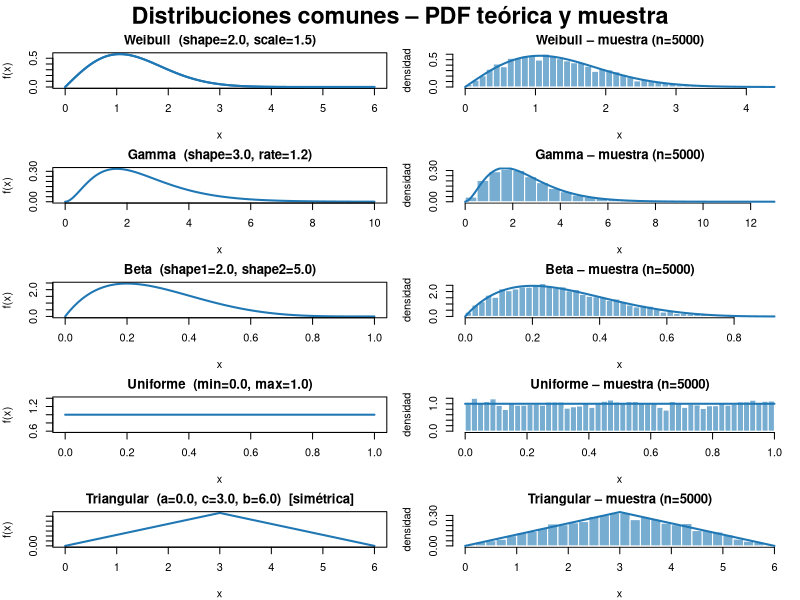
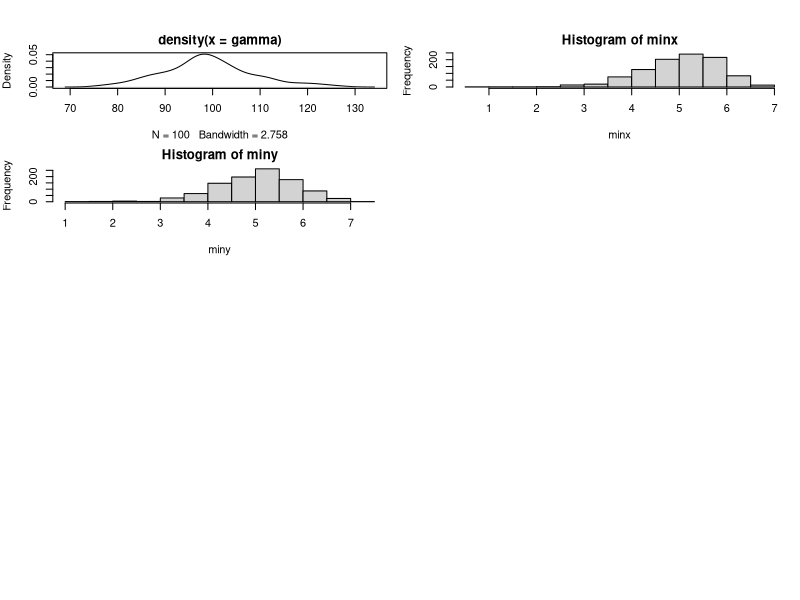

Here is the R script that generated these plots, in order:










set.seed(10)
m1<-rnorm(40,10,2)
m2<-rnorm(37,10,2)
m3<-rnorm(42,11,5)
t.test(m1,m2,alternative = "two.sided", conflevel = 0.9)

#para  ANOVA
datos <- data.frame(valor = c(m1, m2, m3), grupo = factor(rep(c("m1", "m2", "m3"),  times = c(length(m1), length(m2), length(m3)))))


modelo <- aov(valor ~ grupo, data = datos)
summary(modelo)

#Comparacion 1 a 1
TukeyHSD(modelo)

#lsd
pairwise.t.test(datos$valor, datos$grupo, p.adjust.method = "none")

#clase 3 creo
1- pbinom(6,10,0.5)

1- pbinom(7,10,0.5)

1- pbinom(8,10,0.5)

# ============================================================
# Distribuciones: Weibull, Gamma, Beta, Uniforme, Triangular
# ============================================================

set.seed(42)
par(mfrow = c(5, 2),            # 5 filas, 2 columnas: PDF | Histograma
    mar = c(4, 4, 2, 1),
    oma = c(0, 0, 2, 0))         # margen exterior para el título
col_curve <- "#1f77b4"
col_hist  <- "#1f77b4"

# ---------- 1. WEIBULL ----------
shape_w <- 2; scale_w <- 1.5
x_w <- seq(0, 6, length.out = 400)
y_w <- dweibull(x_w, shape = shape_w, scale = scale_w)
samp_w <- rweibull(5000, shape = shape_w, scale = scale_w)

plot(x_w, y_w, type = "l", lwd = 2, col = col_curve,
     main = sprintf("Weibull  (shape=%.1f, scale=%.1f)", shape_w, scale_w),
     xlab = "x", ylab = "f(x)")
curve(dweibull(x, shape_w, scale_w), add = TRUE, lwd = 2, col = col_curve)
hist(samp_w, breaks = 40, freq = FALSE, col = adjustcolor(col_hist, 0.6),
     border = "white", main = "Weibull – muestra (n=5000)",
     xlab = "x", ylab = "densidad")
curve(dweibull(x, shape_w, scale_w), add = TRUE, lwd = 2, col = col_curve)

# ---------- 2. GAMMA ----------
shape_g <- 3; rate_g <- 1.2
x_g <- seq(0, 10, length.out = 400)
y_g <- dgamma(x_g, shape = shape_g, rate = rate_g)
samp_g <- rgamma(5000, shape = shape_g, rate = rate_g)

plot(x_g, y_g, type = "l", lwd = 2, col = col_curve,
     main = sprintf("Gamma  (shape=%.1f, rate=%.1f)", shape_g, rate_g),
     xlab = "x", ylab = "f(x)")
hist(samp_g, breaks = 40, freq = FALSE, col = adjustcolor(col_hist, 0.6),
     border = "white", main = "Gamma – muestra (n=5000)",
     xlab = "x", ylab = "densidad")
curve(dgamma(x, shape_g, rate_g), add = TRUE, lwd = 2, col = col_curve)

# ---------- 3. BETA ----------
a_b <- 2; b_b <- 5
x_b <- seq(0, 1, length.out = 400)
y_b <- dbeta(x_b, a_b, b_b)
samp_b <- rbeta(5000, a_b, b_b)

plot(x_b, y_b, type = "l", lwd = 2, col = col_curve,
     main = sprintf("Beta  (shape1=%.1f, shape2=%.1f)", a_b, b_b),
     xlab = "x", ylab = "f(x)")
hist(samp_b, breaks = 40, freq = FALSE, col = adjustcolor(col_hist, 0.6),
     border = "white", main = "Beta – muestra (n=5000)",
     xlab = "x", ylab = "densidad")
curve(dbeta(x, a_b, b_b), add = TRUE, lwd = 2, col = col_curve)

# ---------- 4. UNIFORME ----------
min_u <- 0; max_u <- 1
x_u <- seq(min_u, max_u, length.out = 400)
y_u <- dunif(x_u, min_u, max_u)
samp_u <- runif(5000, min_u, max_u)

plot(x_u, y_u, type = "l", lwd = 2, col = col_curve,
     main = sprintf("Uniforme  (min=%.1f, max=%.1f)", min_u, max_u),
     xlab = "x", ylab = "f(x)")
hist(samp_u, breaks = 40, freq = FALSE, col = adjustcolor(col_hist, 0.6),
     border = "white", main = "Uniforme – muestra (n=5000)",
     xlab = "x", ylab = "densidad")
curve(dunif(x, min_u, max_u), add = TRUE, lwd = 2, col = col_curve)

# ---------- 5. TRIANGULAR (simétrica) ----------
# triangular simétrica: left = a, mode = c, right = b  con c = (a+b)/2
a_t <- 0; b_t <- 6; c_t <- (a_t + b_t) / 2
# función de densidad triangular
dtri  <- function(x, a, c, b) ifelse(x < a | x > b, 0,
                                ifelse(x <= c, 2*(x-a)/((b-a)*(c-a)),
                                              2*(b-x)/((b-a)*(b-c))))
x_t <- seq(a_t, b_t, length.out = 400)
y_t <- dtri(x_t, a_t, c_t, b_t)
# muestreo: inversión de la CDF
rtri <- function(n, a, c, b) {
  u <- runif(n)
  # CDF inversa por tramos
  ifelse(u < (c-a)/(b-a),
         a + sqrt(u * (b-a)*(c-a)),
         b - sqrt((1-u) * (b-a)*(b-c)))
}
samp_t <- rtri(5000, a_t, c_t, b_t)

plot(x_t, y_t, type = "l", lwd = 2, col = col_curve,
     main = sprintf("Triangular  (a=%.1f, c=%.1f, b=%.1f)  [simétrica]", a_t, c_t, b_t),
     xlab = "x", ylab = "f(x)")
hist(samp_t, breaks = 40, freq = FALSE, col = adjustcolor(col_hist, 0.6),
     border = "white", main = "Triangular – muestra (n=5000)",
     xlab = "x", ylab = "densidad")
curve(dtri(x, a_t, c_t, b_t), add = TRUE, lwd = 2, col = col_curve)

mtext("Distribuciones comunes – PDF teórica y muestra", outer = TRUE, cex = 1.4, font = 2)



# ============================================================
# Test de simetría para una muestra
# ============================================================

simetria_test <- function(x, B = 5000, conf = 0.95) {
  x <- x[is.finite(x)]
  n <- length(x)
  
  cat("========================================\n")
  cat(sprintf("  Test de simetría  (n = %d)\n", n))
  cat("========================================\n\n")
  
  # -------- 1) Coeficiente de asimetría (skewness) --------
  m  <- mean(x)
  s  <- sd(x)
  m3 <- mean((x - m)^3)
  g1 <- m3 / s^3                          # skewness de Fisher
  se_g1 <- sqrt(6 * n * (n - 1) / ((n - 2) * (n + 1) * (n + 3)))
  z_g1  <- g1 / se_g1
  p_g1  <- 2 * pnorm(-abs(z_g1))          # prueba bilateral H0: g1 = 0
  
  cat("1) SKEWNESS (asimetría de Fisher)\n")
  cat(sprintf("   g1 = %.4f   |   SE = %.4f   |   z = %.3f   |   p = %.4f\n\n",
              g1, se_g1, z_g1, p_g1))
  
  # -------- 2) Wilcoxon signed-rank (H0: mediana = 0) --------
  #    Si la distribución es simétrica alrededor de la mediana,
  #    los rangos con signo deberían equilibrarse.
  xc <- x - median(x)                      # centrar en la mediana
  w  <- suppressWarnings(wilcox.test(xc, mu = 0, exact = FALSE))
  
  cat("2) WILCOXON SIGNED-RANK (centrado en la mediana)\n")
  cat(sprintf("   W = %.0f   |   p = %.4f\n\n", w$statistic, w$p.value))
  
  # -------- 3) Bootstrap: compara con su distribución espejo --------
  #    Estadístico: S = sum |xi - mediana|
  #    H0: x y su espejo (2*mediana - x) vienen de la misma dist.
  centro <- median(x)
  S_obs  <- sum(abs(x - centro))
  S_boot <- replicate(B, {
    # mezclar los signos preservando las magnitudes
    xs <- sample(c(-1, 1), n, replace = TRUE) * abs(x - centro)
    sum(abs(xs))
  })
  p_boot <- mean(S_boot >= S_obs)          # unilateral derecha
  
  cat(sprintf("3) BOOTSTRAP ESPEJO  (B = %d)\n", B))
  cat(sprintf("   S_obs = %.3f   |   p = %.4f\n\n", S_obs, p_boot))
  
  # -------- Veredicto --------
  alpha <- 1 - conf
  signif <- ifelse(p_g1 < alpha | p_boot < alpha, "NO simétrica", "simétrica")
  cat(sprintf(">> Conclusión al %.0f%%: la muestra parece %s.\n",
              conf*100, signif))
  
  invisible(list(skewness = g1, p_skewness = p_g1,
                 wilcoxon  = w$p.value,
                 p_bootstrap = p_boot))
}

# ============================================================
# Ejemplos
# ============================================================
set.seed(42)

# 1) Muestra claramente asimétrica (exponencial)
x_asim <- rexp(800, rate = 1)
simetria_test(x_asim)

# 2) Muestra simétrica (normal)
x_sim <- rnorm(800)
simetria_test(x_sim)

# 3) Tu propio vector:

gamma<-rgamma(100,100,1)
 simetria_test(gamma)
plot(density(gamma))


library(tidyverse)

set.seed(2026)

df <- tibble(
  fecha = seq.Date(from = as.Date("2025-01-01"), by = "day", length.out = 60),
  region = sample(c("Norte", "Sur", "Centro", "Este", "Oeste"), 60, replace = TRUE),
  categoria = sample(c("Tecnología", "Hogar", "Salud", "Moda", "Deportes"), 60, replace = TRUE),
  edad = sample(18:68, 60, replace = TRUE),
  ingreso_mensual = round(rnorm(60, mean = 3200, sd = 900), 0),
  compras_mes = sample(0:9, 60, replace = TRUE),
  gasto_total = round(ingreso_mensual * (0.08 + compras_mes * 0.045) + rnorm(60, mean = 0, sd = 180), 0),
  cliente_frecuente = if_else(compras_mes >= 5 & region %in% c("Norte", "Centro"), TRUE, FALSE),
  score_satisfaccion = sample(1:5, 60, replace = TRUE),
  canal = sample(c("Web", "App", "Tiendas", "WhatsApp"), 60, replace = TRUE)
)

df
set.seed(8)
x<-rnorm(100,10,2)
y<-rnorm(100,10,2)
 
shapiro.test(x)
shapiro.test(y)

minx<-numeric(1000)
miny<-numeric(1000)
for(i in 1:1000){
  set.seed(i)
  x<-rnorm(100,10,2)
  y<-rnorm(100,10,2)
  minx[i]<-min(x)
  miny[i]<-min(y)
}
hist(minx)
hist(miny)
